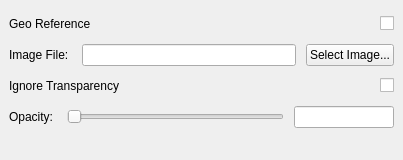
<?xml version="1.0" encoding="UTF-8"?>
<ui version="4.0">
 <class>ImageAppearanceGUI</class>
 <widget class="QWidget" name="ImageAppearanceGUI">
  <property name="geometry">
   <rect>
    <x>0</x>
    <y>0</y>
    <width>403</width>
    <height>160</height>
   </rect>
  </property>
  <property name="sizePolicy">
   <sizepolicy hsizetype="Expanding" vsizetype="Minimum">
    <horstretch>0</horstretch>
    <verstretch>0</verstretch>
   </sizepolicy>
  </property>
  <property name="minimumSize">
   <size>
    <width>0</width>
    <height>0</height>
   </size>
  </property>
  <property name="maximumSize">
   <size>
    <width>16777215</width>
    <height>16777215</height>
   </size>
  </property>
  <property name="windowTitle">
   <string>Form</string>
  </property>
  <property name="whatsThis">
   <string>&lt;html&gt;&lt;head/&gt;&lt;body&gt;&lt;p&gt;These options concern the appearance of Two-D renderer&lt;/p&gt;&lt;/body&gt;&lt;/html&gt;</string>
  </property>
  <layout class="QVBoxLayout" name="verticalLayout_2">
   <property name="spacing">
    <number>0</number>
   </property>
   <property name="sizeConstraint">
    <enum>QLayout::SetMaximumSize</enum>
   </property>
   <property name="leftMargin">
    <number>0</number>
   </property>
   <property name="topMargin">
    <number>5</number>
   </property>
   <property name="rightMargin">
    <number>0</number>
   </property>
   <property name="bottomMargin">
    <number>0</number>
   </property>
   <item>
    <widget class="QFrame" name="">
     <layout class="QHBoxLayout" name="horizontalLayout_2">
      <property name="spacing">
       <number>0</number>
      </property>
      <property name="sizeConstraint">
       <enum>QLayout::SetMaximumSize</enum>
      </property>
      <property name="bottomMargin">
       <number>1</number>
      </property>
      <item>
       <widget class="QLabel" name="label">
        <property name="text">
         <string>Geo Reference</string>
        </property>
       </widget>
      </item>
      <item>
       <spacer name="horizontalSpacer">
        <property name="orientation">
         <enum>Qt::Horizontal</enum>
        </property>
        <property name="sizeHint" stdset="0">
         <size>
          <width>40</width>
          <height>20</height>
         </size>
        </property>
       </spacer>
      </item>
      <item>
       <widget class="QCheckBox" name="GeoRefCheckbox">
        <property name="text">
         <string/>
        </property>
       </widget>
      </item>
     </layout>
    </widget>
   </item>
   <item>
    <widget class="QFrame" name="">
     <layout class="QHBoxLayout" name="horizontalLayout_5">
      <property name="spacing">
       <number>10</number>
      </property>
      <property name="bottomMargin">
       <number>1</number>
      </property>
      <item>
       <widget class="QLabel" name="label_4">
        <property name="text">
         <string>Image File: </string>
        </property>
       </widget>
      </item>
      <item>
       <widget class="QLineEdit" name="SelectImageEdit">
        <property name="readOnly">
         <bool>true</bool>
        </property>
       </widget>
      </item>
      <item>
       <widget class="QPushButton" name="SelectImagePushButton">
        <property name="text">
         <string>Select Image...</string>
        </property>
       </widget>
      </item>
     </layout>
    </widget>
   </item>
   <item>
    <widget class="QFrame" name="">
     <layout class="QHBoxLayout" name="horizontalLayout_3">
      <property name="spacing">
       <number>0</number>
      </property>
      <property name="bottomMargin">
       <number>1</number>
      </property>
      <item>
       <widget class="QLabel" name="label_2">
        <property name="text">
         <string>Ignore Transparency</string>
        </property>
       </widget>
      </item>
      <item>
       <spacer name="horizontalSpacer_2">
        <property name="orientation">
         <enum>Qt::Horizontal</enum>
        </property>
        <property name="sizeHint" stdset="0">
         <size>
          <width>40</width>
          <height>20</height>
         </size>
        </property>
       </spacer>
      </item>
      <item>
       <widget class="QCheckBox" name="IgnoreTransparencyCheckbox">
        <property name="text">
         <string/>
        </property>
       </widget>
      </item>
     </layout>
    </widget>
   </item>
   <item>
    <widget class="QFrame" name="">
     <property name="sizePolicy">
      <sizepolicy hsizetype="Preferred" vsizetype="Minimum">
       <horstretch>0</horstretch>
       <verstretch>0</verstretch>
      </sizepolicy>
     </property>
     <layout class="QHBoxLayout" name="horizontalLayout_4">
      <property name="spacing">
       <number>10</number>
      </property>
      <property name="bottomMargin">
       <number>1</number>
      </property>
      <item>
       <widget class="QLabel" name="label_3">
        <property name="text">
         <string>Opacity: </string>
        </property>
       </widget>
      </item>
      <item>
       <widget class="QSlider" name="OpacitySlider">
        <property name="maximum">
         <number>100</number>
        </property>
        <property name="orientation">
         <enum>Qt::Horizontal</enum>
        </property>
       </widget>
      </item>
      <item>
       <widget class="QLineEdit" name="OpacityEdit">
        <property name="maximumSize">
         <size>
          <width>100</width>
          <height>16777215</height>
         </size>
        </property>
       </widget>
      </item>
     </layout>
    </widget>
   </item>
   <item>
    <spacer name="verticalSpacer">
     <property name="orientation">
      <enum>Qt::Vertical</enum>
     </property>
     <property name="sizeType">
      <enum>QSizePolicy::Expanding</enum>
     </property>
     <property name="sizeHint" stdset="0">
      <size>
       <width>20</width>
       <height>40</height>
      </size>
     </property>
    </spacer>
   </item>
  </layout>
 </widget>
 <resources/>
 <connections/>
</ui>
